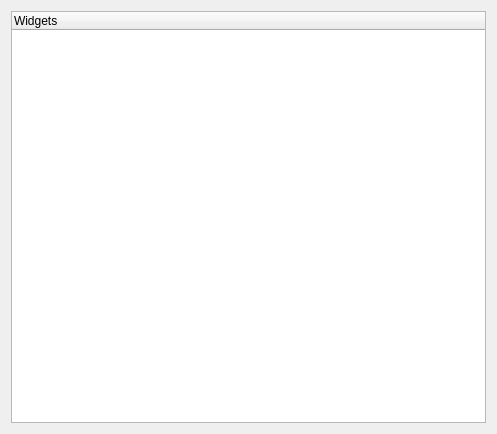
<?xml version="1.0" encoding="UTF-8"?>
<ui version="4.0">
 <class>WidgetHierarchyTree</class>
 <widget class="QWidget" name="WidgetHierarchyTree">
  <property name="geometry">
   <rect>
    <x>0</x>
    <y>0</y>
    <width>497</width>
    <height>434</height>
   </rect>
  </property>
  <property name="windowTitle">
   <string>Widget Hieararchy</string>
  </property>
  <layout class="QVBoxLayout" name="verticalLayout">
   <item>
    <widget class="QTreeWidget" name="widgetHT">
     <column>
      <property name="text">
       <string>Widgets</string>
      </property>
     </column>
    </widget>
   </item>
  </layout>
 </widget>
 <resources/>
 <connections/>
</ui>
